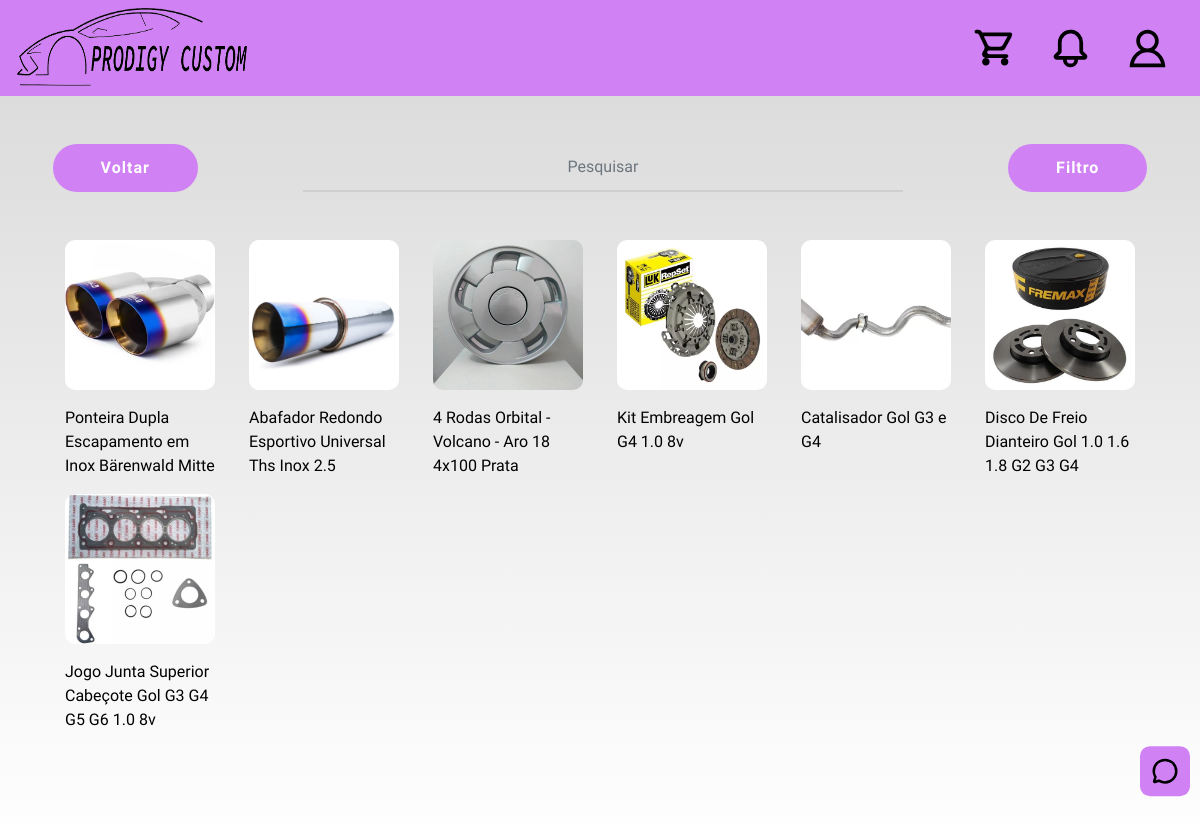
Page /tela-produtos/index.php on the committed database.
### tables this page shows
CREATE TABLE `produtos_imagens` (
  `id_img` int(11) NOT NULL,
  `id_produto` int(11) NOT NULL,
  `file_path` varchar(255) NOT NULL
);

CREATE TABLE `produtos` (
  `id_produto` int(11) NOT NULL,
  `nome` varchar(255) NOT NULL,
  `preco` decimal(10,0) NOT NULL,
  `descricao` text NOT NULL,
  `info_tecnica` text NOT NULL
);

### tela-produtos/index.php (the view, shortened to what this page needs)
<!DOCTYPE html>
<html lang="pt-br">
<head>
    <link rel="stylesheet" href="../style.css">
    <link href="https://cdn.jsdelivr.net/npm/bootstrap@5.2.3/dist/css/bootstrap.min.css" rel="stylesheet"
>
    <link rel="stylesheet" href="https://cdnjs.cloudflare.com/ajax/libs/animate.css/4.1.1/animate.min.css">
</head>
<body>
    <header>
        <nav class="nav navbar">
            <a href="../venda-produto/index.php"><img class="logo" src="fotologo.png" alt="imagem da logo"></a>
            <div class="icones">
                <a href="../tela-carrinho/index.php">
                </a>
                <div class="dropdown drop-msg">
                </div>
                <div class="dropdown drop-minhaconta">
                </div>
            </div>
        </nav>
    </header>
    <main>
        <div class="col-md-12 d-flex justify-content-around mt-5">
            <a href="../venda-produto"><button class="button-primario">Voltar</button></a>
            <input type="text" class="form-control text-center pesquisa-produto" placeholder="Pesquisar">
            <button class="button-primario" data-bs-toggle="offcanvas" href="#offcanvasExample" role="button"
                aria-controls="offcanvasExample">
                Filtro
            </button>
        </div>
        <div class="grid-items d-grid p-5">
            <?php
            include("../php/sql_connect.php");
            $comando = $pdo->prepare("select * from produtos_imagens inner join produtos on produtos_imagens.id_produto = produtos.id_produto");
            $comando->execute();
            while ($linhas = $comando->fetch()){
                if (!empty($linhas["file_path"])){
                    $img = $linhas["file_path"];
                    $produto_img = "<img src='$img'>";
                } else {
                    $produto_img = "<img src=''>";
                }
                $produto_nome = $linhas["nome"];
                $produto_id = $linhas["id_produto"];
                echo(
                    "<a class='item' href='../visualiza-produto/index.php?C=$produto_id'>
                    $produto_img
                    <p class='mt-3'>$produto_nome</p>
                    </a>"
                    );
            }
            ?>
        </div>
        <a href="../MQTT.html">
            <div class="faleConosco">
            </div>
        </a>
    </main>
</body>
</html>

### style.css (style rules this page uses)
:root { --primary: #D081F4; --primary300: #D081F490; --bs-card-border-color: transparent !important; --bs-border-color-translucent: transparent !important; }
* { margin: 0; padding: 0; box-sizing: border-box; }
body { background-image: linear-gradient(to bottom, #cfcfcfd2, #fff); background-repeat: no-repeat; min-width: fit-content; font-family: Urbanist !important; }
.logo { width: 230px; height: 80px; margin-left: 17px; }
.nav { background-color: var(--primary); }
input[type=text], input[type=password], input[type=email], select, .textarea { border:0 !important; border-bottom: 2px solid #cfcfcf !important; background-color: transparent !important; outline: 0 !important; border-radius: 0 !important; }
.button-primario { background-color: var(--primary) !important; border-radius: 100vh !important; border:none !important; padding: 0.5em 3em; color: #fff !important; font-weight: bold !important; letter-spacing: 1px !important; height: 3rem !important; width: fit-content !important; display: flex; justify-content: center; align-items: center; }
.icones { display: flex; gap:2em; align-items: center; margin-right: 30px; }
.pesquisa-produto { max-width: 50%; }
.grid-items { grid-template-columns: repeat(6, 1fr); place-items: center; }
a.item { text-decoration: none; color: black; }
a { text-decoration: none !important; }
.item>img { width: 150px; height: 150px; object-fit: cover; max-width: 150px !important; max-height: 150px !important; border-radius:10px !important; }
.item>p { max-width: 150px; max-height: 8ch; min-width: 150px; min-height: 8ch; overflow: hidden; text-overflow: ellipsis; }
.faleConosco { width: 50px; height: 50px; border-radius: 10px; position: sticky; bottom:50px; left:95%; background-color: var(--primary); display: flex; justify-content: center; align-items: center; z-index: 10; }

### rows in the picture
produtos_imagens: file_path (picture), id_produto.nome "Ponteira Dupla Escapamento em Inox Bärenwald Mitte…"
produtos_imagens: file_path (picture), id_produto.nome "Abafador Redondo Esportivo Universal Ths Inox 2.5…"
produtos_imagens: file_path (picture), id_produto.nome "4 Rodas Orbital - Volcano - Aro 18 4x100 Prata"
produtos_imagens: file_path (picture), id_produto.nome "Kit Embreagem Gol G4 1.0 8v"
produtos_imagens: file_path (picture), id_produto.nome "Catalisador Gol G3 e G4"
produtos_imagens: file_path (picture), id_produto.nome "Disco De Freio Dianteiro Gol 1.0 1.6 1.8 G2 G3 G4…"
produtos_imagens: file_path (picture), id_produto.nome "Jogo Junta Superior Cabeçote Gol G3 G4 G5 G6 1.0 8v"
